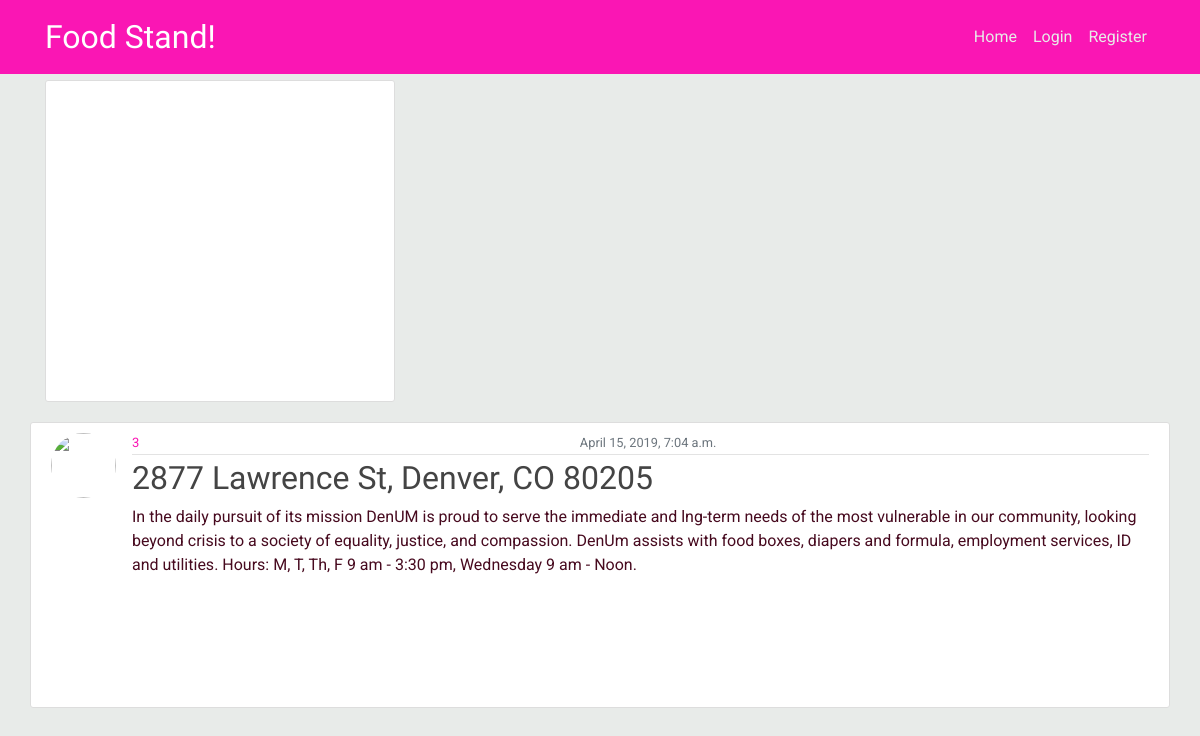
The page /distros/39/ on the database its author committed.
### distros/models.py (models this page shows, shortened)
class Post(models.Model):
  site = models.CharField(max_length=100)
  address = models.CharField(max_length=100)
  lat = models.FloatField()
  lng = models.FloatField()
  info = models.TextField()
  start_time = models.DateTimeField(auto_now=False)
  author = models.ForeignKey(User, on_delete=models.CASCADE)
  image = models.ImageField(blank=True)

### distros/views.py (the view)
# urls.py: path("<int:pk>/", PostDetailView.as_view(), name='post-detail'),
class PostDetailView(DetailView):
  model = Post

### distros/templates/distros/post_detail.html (shortened to what this page needs)
{% extends 'distros/base.html' %}
{% block content %}
<div class="row">
  <div class="col-md-4">
    <div class="content-section">
      <div id='map' style='width: 100%; min-height: 300px;'></div>
    </div>
  </div>
  <article class="media content-section">
    <img class="rounded-circle article-img" src="{{ user }}">
    <div class="media-body">
      <div class="article-metadata">
        <a class="mr-2" href="#">{{ object.site }}</a>
        <small class="text-muted">{{ object.start_time}}</small>
      </div>
      <h2 class="article-title">{{ object.address }}</h2>
      <p class="article-content">{{ object.info }}</p>
    </div>
  </article>
{% endblock content %}

### distros/static/distros/main.css (style rules this page uses)
body { background: #E8EBE9; color: #470A1F; margin-top: 5rem; font-family: 'Roboto', sans-serif; }
h1, h2, h3, h4, h5, h6 { color: #470A1F; font-family: 'Special Elite', cursive; }
.text-muted { display: flex; overflow: none; width: 100%; justify-content: center; }
a { color: #FA16B4 }
.content-section { width: 100%; background: #ffffff; padding: 10px 20px; border: 1px solid #dddddd; border-radius: 3px; margin-bottom: 20px; justify-content: center; }
.article-title { color: #444444; }
.article-content { white-space: wrap; width: 100%; height: 50%; text-overflow: ellipsis; }
.article-img { height: 65px; width: 65px; margin-right: 16px; }
.article-metadata { display: flex; padding-bottom: 1px; margin-bottom: 4px; border-bottom: 1px solid #e3e3e3 }
.media-body { height: 33vh; overflow: hidden; }
.mr-2 { font-size: 13px; }

### rows shown on the page
Post: site "3", start_time "April 15, 2019, 7:04 a.m.", address "2877 Lawrence St, Denver, CO 80205", info "In the daily pursuit of its mission DenUM is proud to serve the immediate and lng-term needs of the most vulnerable in our community, looking beyond crisis to a society of equality, justice, and compassion. DenUm assists with food boxes, diapers and formula, employment services, ID and utilities. Hours: M, T, Th, F 9 am - 3:30 pm, Wednesday 9 am - Noon."
